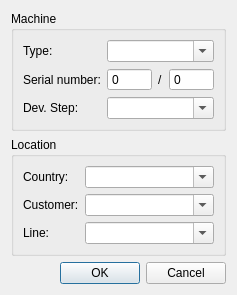
<?xml version="1.0" encoding="UTF-8"?>
<ui version="4.0">
 <class>DlgNewMachine</class>
 <widget class="QDialog" name="DlgNewMachine">
  <property name="geometry">
   <rect>
    <x>0</x>
    <y>0</y>
    <width>222</width>
    <height>286</height>
   </rect>
  </property>
  <property name="windowTitle">
   <string>Dialog</string>
  </property>
  <layout class="QVBoxLayout" name="verticalLayout">
   <item>
    <widget class="QGroupBox" name="BoxMachine">
     <property name="title">
      <string>Machine</string>
     </property>
     <layout class="QFormLayout" name="formLayout">
      <item row="0" column="0">
       <widget class="QLabel" name="LabelType">
        <property name="text">
         <string>Type:</string>
        </property>
       </widget>
      </item>
      <item row="0" column="1">
       <widget class="QComboBox" name="ComboType">
        <property name="editable">
         <bool>true</bool>
        </property>
       </widget>
      </item>
      <item row="1" column="0">
       <widget class="QLabel" name="LabelSerial">
        <property name="text">
         <string>Serial number:</string>
        </property>
       </widget>
      </item>
      <item row="1" column="1">
       <layout class="QHBoxLayout" name="horizontalLayout">
        <item>
         <widget class="QSpinBox" name="SpinSN1">
          <property name="buttonSymbols">
           <enum>QAbstractSpinBox::NoButtons</enum>
          </property>
          <property name="maximum">
           <number>99999</number>
          </property>
         </widget>
        </item>
        <item>
         <widget class="QLabel" name="LabelDash">
          <property name="sizePolicy">
           <sizepolicy hsizetype="Fixed" vsizetype="Preferred">
            <horstretch>0</horstretch>
            <verstretch>0</verstretch>
           </sizepolicy>
          </property>
          <property name="text">
           <string>/</string>
          </property>
         </widget>
        </item>
        <item>
         <widget class="QSpinBox" name="SpinSN2">
          <property name="buttonSymbols">
           <enum>QAbstractSpinBox::NoButtons</enum>
          </property>
          <property name="maximum">
           <number>99999</number>
          </property>
         </widget>
        </item>
       </layout>
      </item>
      <item row="2" column="0">
       <widget class="QLabel" name="LabelDevStep">
        <property name="text">
         <string>Dev. Step:</string>
        </property>
       </widget>
      </item>
      <item row="2" column="1">
       <widget class="QComboBox" name="ComboDevStep">
        <property name="editable">
         <bool>true</bool>
        </property>
       </widget>
      </item>
     </layout>
    </widget>
   </item>
   <item>
    <widget class="QGroupBox" name="BoxLocation">
     <property name="title">
      <string>Location</string>
     </property>
     <layout class="QFormLayout" name="formLayout_2">
      <item row="0" column="0">
       <widget class="QLabel" name="LabelCountry">
        <property name="text">
         <string>Country:</string>
        </property>
       </widget>
      </item>
      <item row="0" column="1">
       <widget class="QComboBox" name="ComboCountry">
        <property name="editable">
         <bool>true</bool>
        </property>
       </widget>
      </item>
      <item row="1" column="0">
       <widget class="QLabel" name="LabelCustomer">
        <property name="text">
         <string>Customer:</string>
        </property>
       </widget>
      </item>
      <item row="1" column="1">
       <widget class="QComboBox" name="ComboCustomer">
        <property name="editable">
         <bool>true</bool>
        </property>
       </widget>
      </item>
      <item row="2" column="0">
       <widget class="QLabel" name="LabelLine">
        <property name="text">
         <string>Line:</string>
        </property>
       </widget>
      </item>
      <item row="2" column="1">
       <widget class="QComboBox" name="ComboLine">
        <property name="editable">
         <bool>true</bool>
        </property>
       </widget>
      </item>
     </layout>
    </widget>
   </item>
   <item>
    <layout class="QHBoxLayout" name="HLayoutDialog">
     <item>
      <spacer name="HSpacerDialog">
       <property name="orientation">
        <enum>Qt::Horizontal</enum>
       </property>
       <property name="sizeHint" stdset="0">
        <size>
         <width>40</width>
         <height>20</height>
        </size>
       </property>
      </spacer>
     </item>
     <item>
      <widget class="QPushButton" name="ButtonOK">
       <property name="text">
        <string>OK</string>
       </property>
      </widget>
     </item>
     <item>
      <widget class="QPushButton" name="ButtonCancel">
       <property name="text">
        <string>Cancel</string>
       </property>
      </widget>
     </item>
    </layout>
   </item>
  </layout>
 </widget>
 <resources/>
 <connections/>
</ui>
